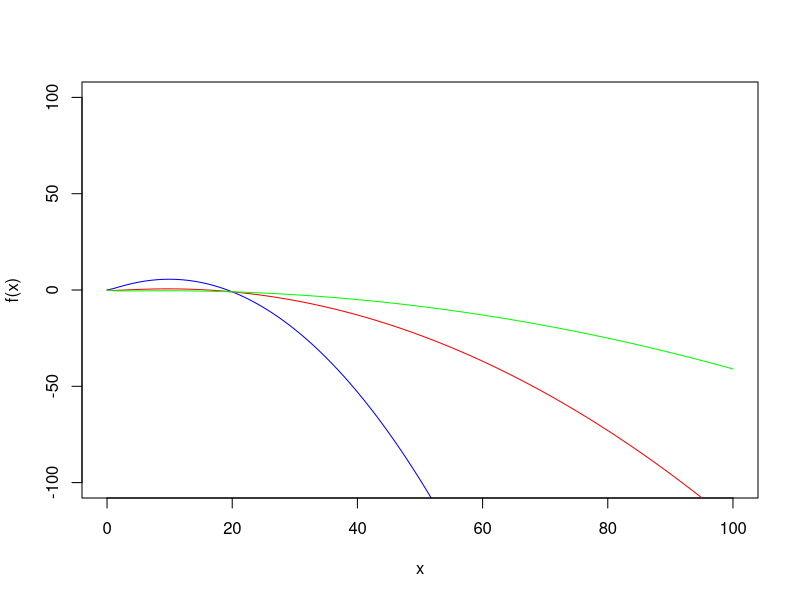
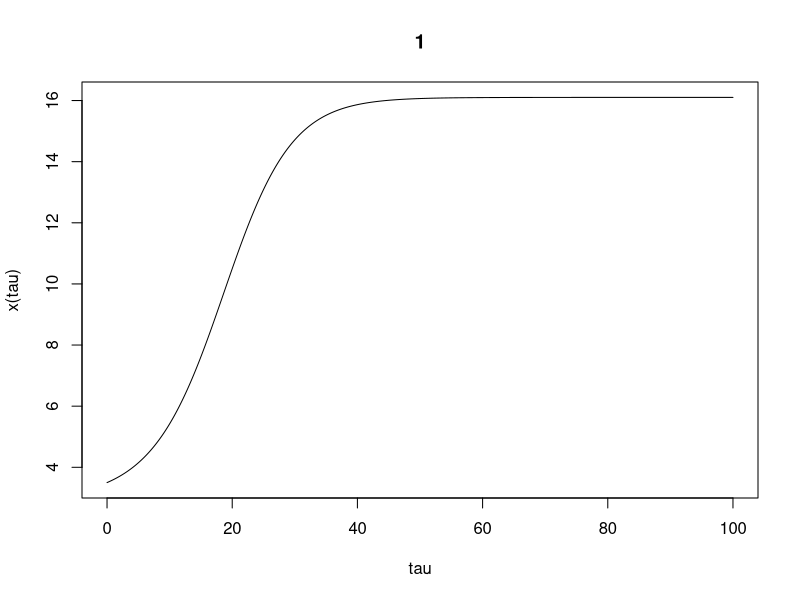

Write R code to recreate these figures, in order.
## Equation For population with predation model

# dx/dtau = (alpha * x * (1-(x/K)) ) - (x/(1+x)) = f(x)

library(deSolve)

## Part 1
x <- seq(0, 100, 1)
f1 <- (1.3 * x * (1-(x/20)) ) - (x/(1+x)) # alpha = 1.3
f2 <- (0.3 * x * (1-(x/20)) ) - (x/(1+x)) # alpha = 0.3
f3 <- (0.1 * x * (1-(x/20)) ) - (x/(1+x)) # alpha = 0.1
plot(x, f1, type = "l", xlab = "x", ylab = "f(x)", ylim = c(-100, 100), col = "blue")
lines(x, f2, col="red", ylim = c(-100, 6))
lines(x, f3, col="green", ylim = c(-100,6))

#################### ALL WRONG BELOW ##### code is right ###############
# # Run this part only after plotting to know how many values are intersecting
# vals = f1 == f2 & f1 == f3 # logical vector
# f = f1 # contains all values of f1
# f <- f[vals] # selects only intersection of f1, f2, f3
# x_f <- x[vals] # selects only x values of intersection of f1, f2, f3

# # Mark the fixed points on the graph
# 
# # First Point
# abline(v = x_f[1], col = "cyan") # v for vertical line
# abline(h = f[1], col = "cyan") # h for horizontal line
# text(7,-10, paste("(", x_f[1], ", ", f[1], ")"), col = "cyan")
# 
# # Second Point
# abline(v = x_f[2], col = "pink") # v for vertical line
# abline(h = f[2], col = "pink") # h for horizontal line
# text(30,-10, paste("(", x_f[2], ", ", f[2], ")"), col = "pink")
###########################################################

# From the graph, we can see no fixed points because none of the functions
# reach steady state. They all intersect at carrying capacity. To reach steady
# state, the graph must be parallel to x-axis.
# To find a fixed point, run the graph for many alphas.

## Part 2
# Define model function with tau, initial values, parameter

pop = function(t, init, para){
  K <- 20
  alpha <- para
  x <- init
  dx <- (alpha * x * (1-(x/K)) ) - (x/(1+x)) # dx here refers to dx/dtau
  list(dx) # function automatically returns dx as a list
}

# Give initial value - x(tau = 0)
#init <- 1.2
init <- 3.5 # Give in second round

# Give parameter value -  alpha = growth rate
para <- 0.3

# Tau range for solution - till 100
tau <- seq(0, 100, 0.0001)

# Calling ODE function
out <- ode(y = init, times = tau, func = pop, parms = para)

# Plotting solution for x(tau)
plot(out, type = "l", xlab = "tau", ylab = "x(tau)")

# Yes, there is a difference in the steady state values.
# For x(0) = 1.2, the steady state value is 0
# For x(0) = 3.5, the steady state value is 16
# A steady state value of 0 means with the initial population 1.2 and alpha = 0.3,
# the population cannot be sustained and dies out.
# With initial population 3.5, alpha can sustain it and the population
# grows and lives.
